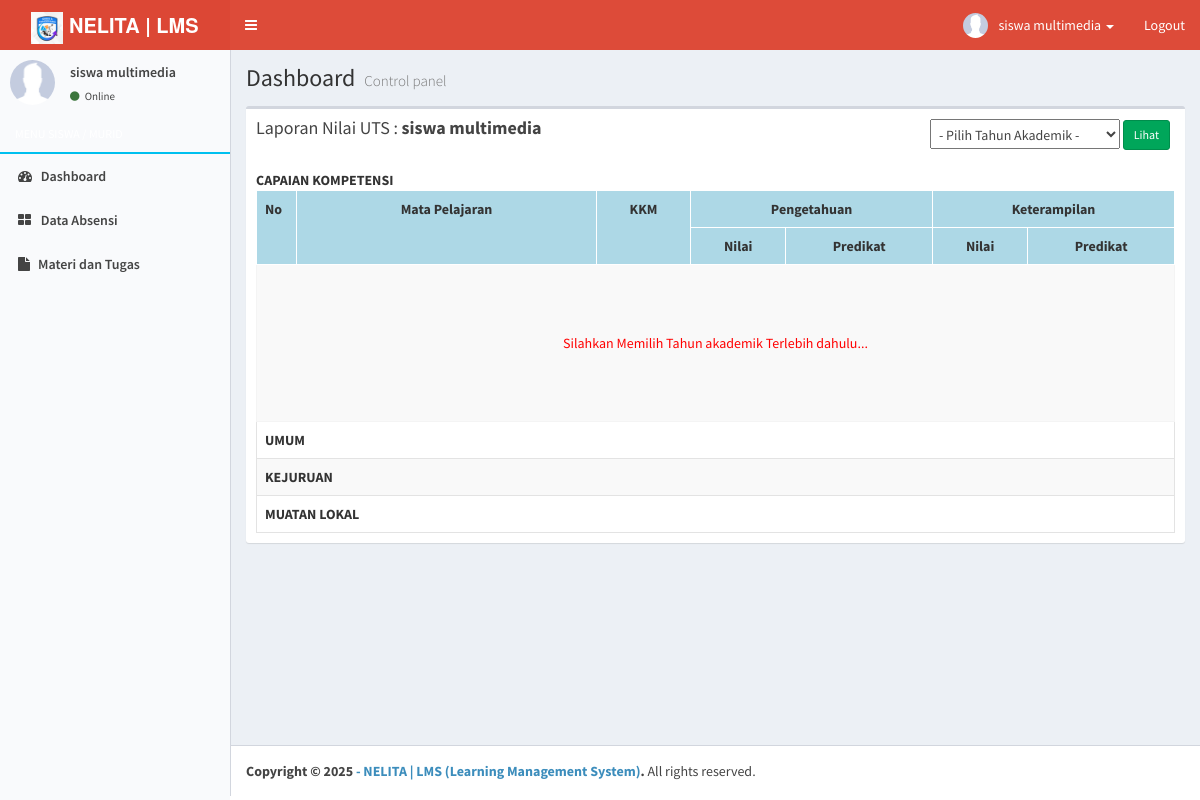
The page /index.php?view=raportuts&act=detailsiswa (signed in) on the database its author committed.
### tables this page shows
CREATE TABLE `rb_siswa` (
  `id_siswa` int(10) NOT NULL,
  `nipd` varchar(10) NOT NULL,
  `password` varchar(255) NOT NULL,
  `nama` varchar(120) NOT NULL,
  `id_jenis_kelamin` int(5) NOT NULL,
  `nisn` varchar(20) NOT NULL,
  `tempat_lahir` varchar(100) NOT NULL,
  `tanggal_lahir` date NOT NULL,
  `nik` varchar(50) NOT NULL,
  `id_agama` int(5) NOT NULL,
  `kebutuhan_khusus` varchar(20) NOT NULL,
  `asal_sekolah` text NOT NULL,
  `tanggal_terima` text NOT NULL,
  `tanggal_sah` varchar(250) NOT NULL,
  `alamat` text NOT NULL,
  `rt` varchar(5) NOT NULL,
  `rw` varchar(5) NOT NULL,
  `dusun` varchar(100) NOT NULL,
  `kelurahan` varchar(100) NOT NULL,
  `kecamatan` varchar(100) NOT NULL,
  `kode_pos` int(10) NOT NULL,
  `jenis_tinggal` varchar(100) NOT NULL,
  `alat_transportasi` varchar(100) NOT NULL,
  `telepon` varchar(15) NOT NULL,
  `hp` varchar(15) NOT NULL,
  `email` varchar(150) NOT NULL,
  `skhun` varchar(50) NOT NULL,
  `penerima_kps` varchar(20) NOT NULL,
  `no_kps` varchar(50) NOT NULL,
  `foto` varchar(255) NOT NULL,
  `nama_ayah` varchar(150) NOT NULL,
  `tahun_lahir_ayah` int(4) NOT NULL,
  `pendidikan_ayah` varchar(50) NOT NULL,
  `pekerjaan_ayah` varchar(100) NOT NULL,
  `penghasilan_ayah` varchar(100) NOT NULL,
  `kebutuhan_khusus_ayah` varchar(100) NOT NULL,
  `no_telpon_ayah` varchar(15) NOT NULL,
  `nama_ibu` varchar(150) NOT NULL,
  `tahun_lahir_ibu` int(4) NOT NULL,
  `pendidikan_ibu` varchar(50) NOT NULL,
  `pekerjaan_ibu` varchar(100) NOT NULL,
  `penghasilan_ibu` varchar(100) NOT NULL,
  `kebutuhan_khusus_ibu` varchar(100) NOT NULL,
  `no_telpon_ibu` varchar(15) NOT NULL,
  `nama_wali` varchar(150) NOT NULL,
  `tahun_lahir_wali` int(4) NOT NULL,
  `pendidikan_wali` varchar(50) NOT NULL,
  `pekerjaan_wali` varchar(100) NOT NULL,
  `penghasilan_wali` varchar(50) NOT NULL,
  `angkatan` int(5) NOT NULL,
  `status_awal` varchar(20) NOT NULL,
  `status_siswa` enum('Aktif','Tidak Aktif') NOT NULL,
  `tingkat` varchar(10) NOT NULL,
  `kode_kelas` varchar(10) NOT NULL,
  `kode_jurusan` varchar(10) NOT NULL,
  `id_sesi` int(5) NOT NULL
);

CREATE TABLE `rb_kelompok_mata_pelajaran` (
  `id_kelompok_mata_pelajaran` int(5) NOT NULL,
  `jenis_kelompok_mata_pelajaran` varchar(50) NOT NULL,
  `nama_kelompok_mata_pelajaran` varchar(255) NOT NULL
);

### application/raport/raport_uts_halaman_siswa.php (the view, shortened to what this page needs)
<?php
  echo "<div class='col-xs-12'>
              <div class='box'>
                <div class='box-header'>
                <h3 class='box-title'>Laporan Nilai UTS : <b>$nama</b></h3>
                <form style='margin-right:5px; margin-top:0px' class='pull-right' action='' method='GET'>
                    <input type='hidden' name='view' value='raportuts'>
                    <input type='hidden' name='act' value='detailsiswa'>
                    <select name='tahun' style='padding:4px'>
                        <option value=''>- Pilih Tahun Akademik -</option>";
                    echo "</select>
                    <input type='submit' style='margin-top:-4px' class='btn btn-success btn-sm' value='Lihat'>
                  </form>
                </div>
                <div class='box-body'>
                <b class='semester'>CAPAIAN KOMPETENSI</b>
        <table class='table table-bordered table-striped'>
          <tr>
            <th style='border:1px solid #ffffff; background-color:lightblue' width='40px' rowspan='2'>No</th>
            <th style='border:1px solid #ffffff; background-color:lightblue' width='300px' rowspan='2'><center>Mata Pelajaran</center></th>
            <th style='border:1px solid #ffffff; background-color:lightblue' rowspan='2'><center>KKM</center></th>
            <th style='border:1px solid #ffffff; background-color:lightblue' colspan='2' style='text-align:center'><center>Pengetahuan</center></th>
            <th style='border:1px solid #ffffff; background-color:lightblue' colspan='2' style='text-align:center'><center>Keterampilan</center></th>
          </tr>
          <tr>
            <th style='border:1px solid #ffffff; background-color:lightblue'><center>Nilai</center></th>
            <th style='border:1px solid #ffffff; background-color:lightblue'><center>Predikat</center></th>
            <th style='border:1px solid #ffffff; background-color:lightblue'><center>Nilai</center></th>
            <th style='border:1px solid #ffffff; background-color:lightblue'><center>Predikat</center></th>
          </tr>";
          if ($_GET['tahun'] == ''){
             echo "<tr><td colspan=7><center style='padding:60px; color:red'>Silahkan Memilih Tahun akademik Terlebih dahulu...</center></td></tr>";
          }
      $kelompok = mysql_query("SELECT * FROM rb_kelompok_mata_pelajaran");
      while ($k = mysql_fetch_array($kelompok)){
      echo "<tr>
            <td style='border:1px solid #e3e3e3' colspan='8'><b>$k[nama_kelompok_mata_pelajaran]</b></td>
          </tr>";
      }
    echo "</table></div></div>";

### main-header.php (shortened to what this page needs)
<div align="left"><a href="index.php" class="logo">
  <span class="logo-lg"><img src="foto_pegawai/logosmkn5.jpg" width="32" /><b> NELITA | LMS </b></span>
</a>
</div>
<nav class="navbar navbar-static-top" role="navigation">
  <a href="#" class="sidebar-toggle" data-toggle="offcanvas" role="button">
  </a>
  <div class="navbar-custom-menu">
    <ul class="nav navbar-nav">
      <li class="dropdown user user-menu">
        <a href="#" class="dropdown-toggle" data-toggle="dropdown">
          <img src="<?php echo $foto; ?>" class="user-image" alt="User Image">
          <span class="hidden-xs"><?php echo $nama; ?></span> <span class='caret'></span>
        </a>
      </li>
      <li><a href="#" onclick="konfirmasiLogout('logout.php'); return false;">Logout</a></li>
    </ul>
  </div>
</nav>

### menu-siswa.php
<section class="sidebar">
          <div class="user-panel">
            <div class="pull-left image">
              <img src="<?php echo $foto; ?>" class="img-circle" alt="User Image">
            </div>
            <div class="pull-left info">
              <p><?php echo $nama; ?></p>
              <a href="#"><i class="fa fa-circle text-success"></i> Online</a>
            </div>
          </div>
          <ul class="sidebar-menu">
            <li class="header" style='color:#fff; text-transform:uppercase; border-bottom:2px solid #00c0ef'>MENU <?php echo $level; ?></li>
            <li><a href="index.php"><i class="fa fa-dashboard"></i> <span>Dashboard</span></a></li>
             <li><a href="index.php?view=absensiswa&act=detailabsensiswa"><i class="fa fa-th-large"></i> <span>Data Absensi</span></a></li>
            <li><a href="index.php?view=bahantugas&act=listbahantugassiswa"><i class="fa fa-file"></i><span>Materi dan Tugas</span></a></li>
        </section>

### rows shown on the page
rb_siswa: nama "siswa multimedia"
rb_kelompok_mata_pelajaran: nama_kelompok_mata_pelajaran "UMUM"
rb_kelompok_mata_pelajaran: nama_kelompok_mata_pelajaran "KEJURUAN"
rb_kelompok_mata_pelajaran: nama_kelompok_mata_pelajaran "MUATAN LOKAL"
